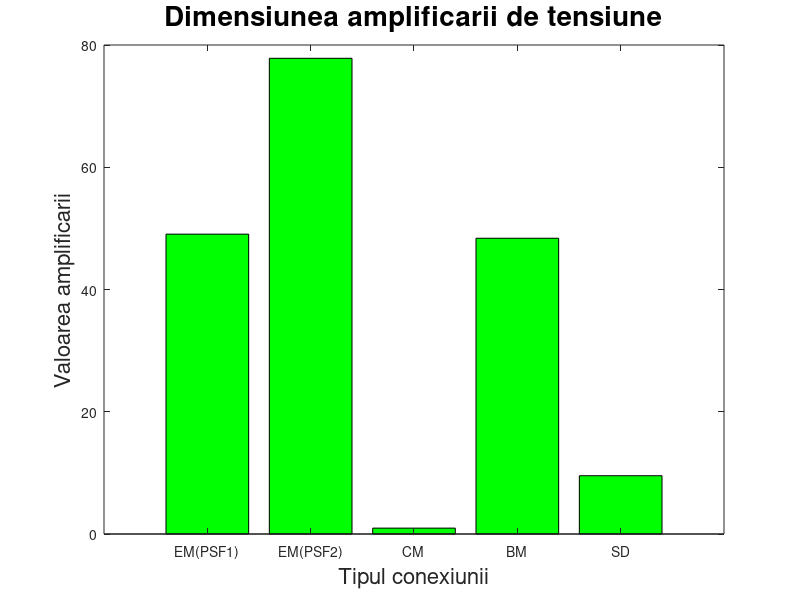
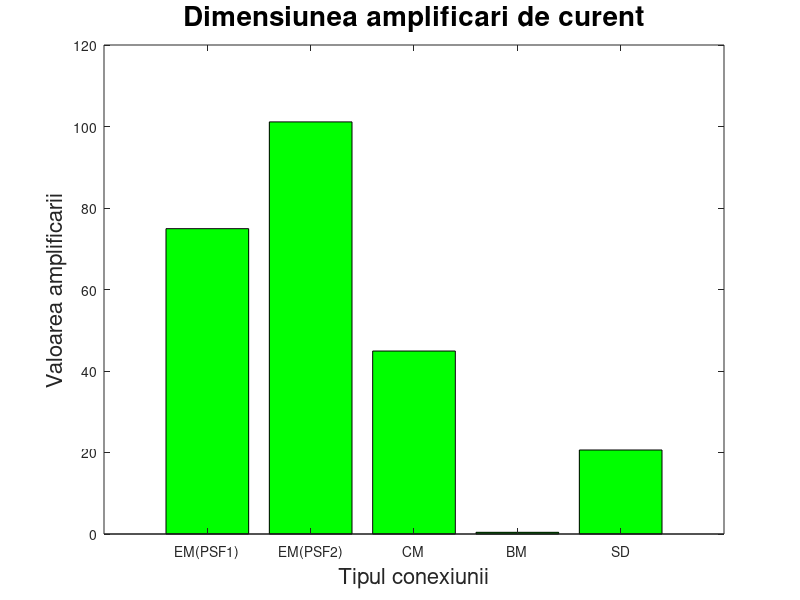
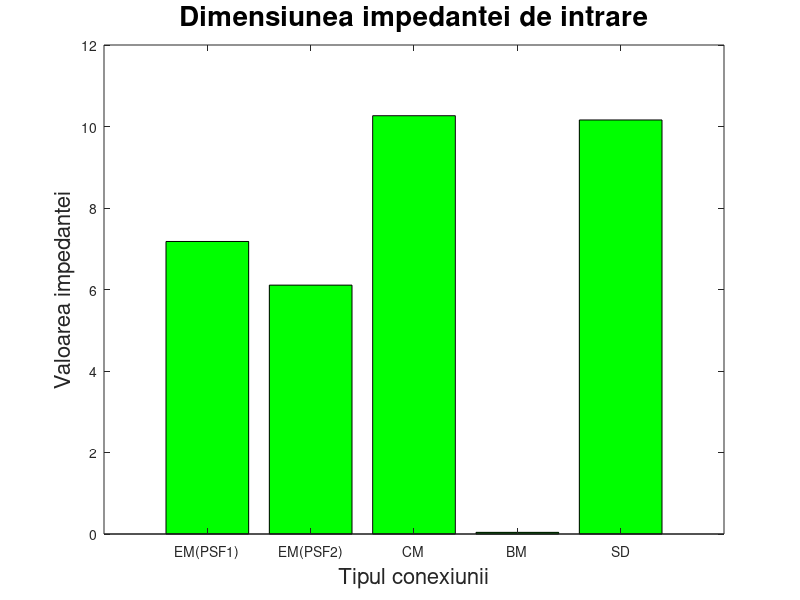
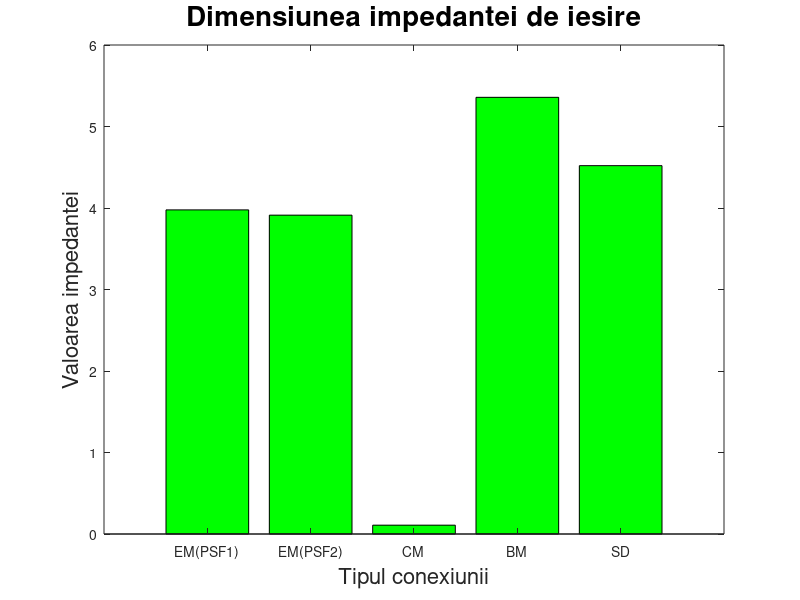

The MATLAB script that drew these images, in order:
function f = ref3()

	size = 5;
	u0 = [2.6 3.58 0.069 1.5 0.678]; # V
	ui = [53 46 71.7 31 71.1]; # mV
	u0inf = [ 4.8 6.56 0.103 3.21 1.33 ]; # V
	vcc = [ 10 15 15 15 15 ]; # V
	fgen = [ 3 3 3 30 3 ];
	rgen = [ 47 47 47 0.22 47 ]; # kOhm
	rsar = [  4.7 4.7 0.22 4.7 4.7]; # kOhm
	ug = [ 0.4 0.4 0.4 0.2 0.4 ]; # V
	Zo = zeros(1,size); Au = zeros(1,size); Ai = zeros(1,size); Zi = zeros(1,size);
	for i = 1:size
		Zo(i) = rsar(i) * ( u0inf(i) / u0(i) - 1);
	endfor
	Zo
	for i = 1:size
		Au(i) = u0(i) / ui(i) * 10^3;
	endfor
	Au
	for i = 1:size
		Ai(i) = (u0(i) / (ug(i) - ui(i) * 10^(-3))) * rgen(i) / rsar(i);
	endfor
	Ai
	for i = 1:size
		Zi(i) = (ui(i) / (ug(i) * 10^3 - ui(i))) * rgen(i);
	endfor
	Zi
	
	#Z0 = rsar * (u0inf / u0 - 1)
	#Au = u0 / ui
	#Ai = (u0 / (ug - ui)) * rgen / rsar
	#Zi = (ui / (ug - ui)) * rgen
		
	Nume = {"EM(PSF1)"; "EM(PSF2)"; "CM"; "BM"; "SD"};
	bar(Au,'g')
	set(gca, 'XTick', 1:5, 'XTickLabel', Nume);
	title("Dimensiunea amplificarii de tensiune",'FontSize',20)
	xlabel("Tipul conexiunii",'FontSize',16)
	ylabel("Valoarea amplificarii",'FontSize',16)
	
	figure()
	bar(Ai,'g')
	set(gca, 'XTick', 1:5, 'XTickLabel', Nume);
	title("Dimensiunea amplificari de curent",'FontSize',20)
	xlabel("Tipul conexiunii",'FontSize',16)
	ylabel("Valoarea amplificarii",'FontSize',16)
	
	figure()
	bar(Zi,'g')
	set(gca, 'XTick', 1:5, 'XTickLabel', Nume);
	title("Dimensiunea impedantei de intrare",'FontSize',20)
	xlabel("Tipul conexiunii",'FontSize',16)
	ylabel("Valoarea impedantei",'FontSize',16)
	
	figure()
	bar(Zo,'g')
	set(gca, 'XTick', 1:5, 'XTickLabel', Nume);
	title("Dimensiunea impedantei de iesire",'FontSize',20)
	xlabel("Tipul conexiunii",'FontSize',16)
	ylabel("Valoarea impedantei",'FontSize',16)

end
